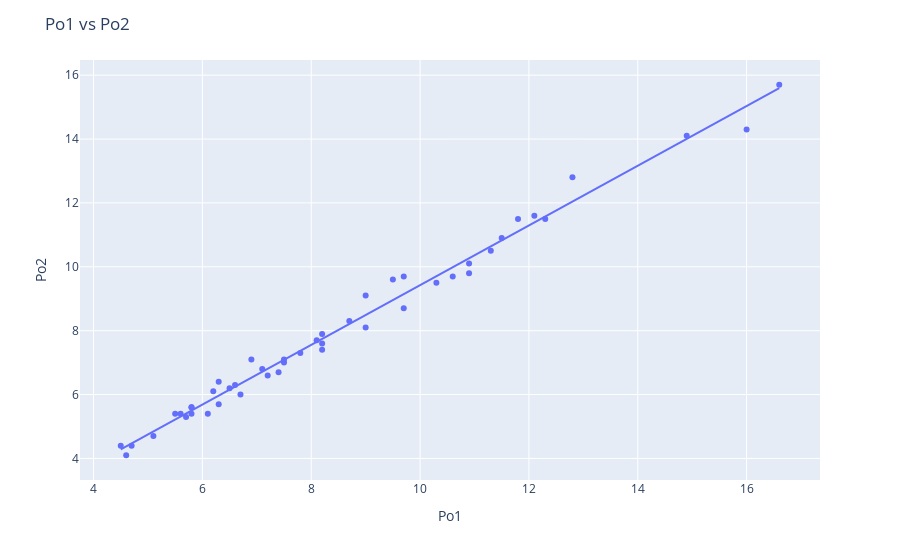

The notebook cell this image was saved under:
### Markdown cell above
The heatmap above shows the pearson correlation between variables, which varies from -1.0 (negative correlation) to 1.0 (positive correlation):
- Negative Correlation: variables behave in the opposite direction, while variable A is increasing, variable B is decreasing.
- Positive Correlation: both variables A and B behave in the same direction, such that when A increases, B increases as well.
- No Correlation (values close to 0.0): there is no relationship between the variables A and B.   

We can see that some variables have a strong positive correlation between each other, below is an enumeration of set of variables that present some significant correlation value:
- `Po1` and `Po2` have positive correlation of 0.99.
- `Wealth` and `Ed`, `Wealth` and `Po1`, `Wealth` and `Po2` have positive correlations, respectively, 0.74, 0.79, 0.79.
- `NW` and `So` have a correlation of 0.77.
- `Ineq` and `Ed` have a negative correlation of -0.77.
- `Wealth` and `Ineq` have a negative correlation of -0.88.
- `U1` and `U2` have a positive correlation of 0.75.



At this point the idea is not to explain why these behaviours happen, but to point out what we can see from the data. Nevertheless, `Po1` and `Po2` high correlation is due to the fact that the values of both columns are pretty much the same. This aspect is shown on the Figure below, where the linear relationship between `Po1` and `Po2` is rather clear. Because of the linear relation between theses two variables, we will continue the analysis considering only `Po1`. Another reason to keep only `Po1` instead of `Po2` is that `Po1` correlation with `Crime` is greater than the correlation of `Po2` and `Crime`.

### Code cell
fig = px.scatter(df_crimes, x='Po1', y='Po2', trendline='ols')
fig.update_layout(title='Po1 vs Po2')
fig.show()

### Figure 1 — Plotly figure (JSON) as saved in the notebook; plotly's stock layout.template omitted (floating-point values rounded to 4 significant figures)
{"data": [{"hovertemplate": "Po1=%{x}<br>Po2=%{y}<extra></extra>", "legendgroup": "", "marker": {"color": "#636efa", "symbol": "circle"}, "mode": "markers", "name": "", "orientation": "v", "showlegend": false, "type": "scatter", "x": [5.8, 10.3, 4.5, 14.9, 10.9, 11.8, 8.2, 11.5, 6.5, 7.1, 12.1, 7.5, 6.7, 6.2, 5.7, 8.1, 6.6, 12.3, 12.8, 11.3, 7.4, 4.7, 8.7, 7.8, 6.3, 16, 6.9, 8.2, 16.6, 5.8, 5.5, 9, 6.3, 9.7, 9.7, 10.9, 5.8, 5.1, 6.1, 8.2, 7.2, 5.6, 7.5, 9.5, 4.6, 10.6, 9], "xaxis": "x", "y": [5.6, 9.5, 4.4, 14.1, 10.1, 11.5, 7.9, 10.9, 6.2, 6.8, 11.6, 7.1, 6, 6.1, 5.3, 7.7, 6.3, 11.5, 12.8, 10.5, 6.7, 4.4, 8.3, 7.3, 5.7, 14.3, 7.1, 7.6, 15.7, 5.4, 5.4, 8.1, 6.4, 9.7, 8.7, 9.8, 5.6, 4.7, 5.4, 7.4, 6.6, 5.4, 7, 9.6, 4.1, 9.7, 9.1], "yaxis": "y"}, {"hovertemplate": "<b>OLS trendline</b><br>Po2 = 0.934823 * Po1 + 0.0774064<br>R<sup>2</sup>=0.987214<br><br>Po1=%{x}<br>Po2=%{y} <b>(trend)</b><extra></extra>", "legendgroup": "", "marker": {"color": "#636efa", "symbol": "circle"}, "mode": "lines", "name": "", "showlegend": false, "type": "scatter", "x": [4.5, 4.6, 4.7, 5.1, 5.5, 5.6, 5.7, 5.8, 5.8, 5.8, 6.1, 6.2, 6.3, 6.3, 6.5, 6.6, 6.7, 6.9, 7.1, 7.2, 7.4, 7.5, 7.5, 7.8, 8.1, 8.2, 8.2, 8.2, 8.7, 9, 9, 9.5, 9.7, 9.7, 10.3, 10.6, 10.9, 10.9, 11.3, 11.5, 11.8, 12.1, 12.3, 12.8, 14.9, 16, 16.6], "xaxis": "x", "y": [4.284, 4.378, 4.471, 4.845, 5.219, 5.312, 5.406, 5.499, 5.499, 5.499, 5.78, 5.873, 5.967, 5.967, 6.154, 6.247, 6.341, 6.528, 6.715, 6.808, 6.995, 7.089, 7.089, 7.369, 7.649, 7.743, 7.743, 7.743, 8.21, 8.491, 8.491, 8.958, 9.145, 9.145, 9.706, 9.987, 10.27, 10.27, 10.64, 10.83, 11.11, 11.39, 11.58, 12.04, 14.01, 15.03, 15.6], "yaxis": "y"}], "layout": {"legend": {"tracegroupgap": 0}, "margin": {"t": 60}, "title": {"text": "Po1 vs Po2"}, "xaxis": {"anchor": "y", "domain": [0, 1], "title": {"text": "Po1"}}, "yaxis": {"anchor": "x", "domain": [0, 1], "title": {"text": "Po2"}}}}
